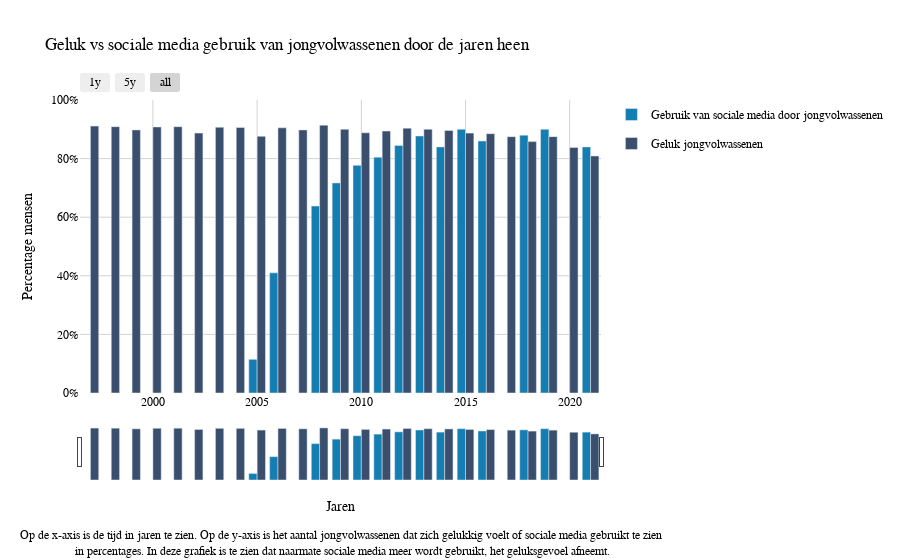

The notebook cell this image was saved under:
### Code cell
data = [
    go.Bar(x = cr['Category'],
          y = cr['18-29'],
          name = 'Gebruik van sociale media door jongvolwassenen',
          legendgroup = 'Gebruik van sociale media door jongvolwassenen',
          marker = dict(color = '#147db1')
          ),
    go.Bar(x = cr['Category'],
          y = cr['Geluk, 18 tot 25 jaar'],
          name = 'Geluk jongvolwassenen',
          legendgroup = 'Geluk jongvolwassenen',
          marker = dict(color = '#3a4f6d')
          )
]

x_layout = go.Layout(title = 'Geluk vs sociale media gebruik van jongvolwassenen door de jaren heen',
                    xaxis = dict(title = 'Jaren', 
                                gridcolor = 'lightgray'
                                ),
                    yaxis = dict(title = 'Percentage mensen', 
                                 tickformat = ',.0%',
                                range = [0, 1],
                                gridcolor = 'lightgray'),
                    font = dict(family = 'Georgia', 
                                color = 'Black'),
                    plot_bgcolor = 'white',
                    paper_bgcolor = 'white' 
                    )

x_figure = go.Figure(data = data, layout = x_layout)

x_figure.update_layout(
    xaxis=dict(
        rangeselector=dict(
            buttons=list([
                dict(count=1,
                     label="1y",
                     step="year",
                     stepmode="backward"),
                dict(count=5,
                     label="5y",
                     step="year",
                     stepmode="backward"),
                dict(step="all")
            ])
        ),
        rangeslider=dict(
            visible=True
        ),
        type="date"
    )
)
    
x_figure.add_annotation(
    xref="paper", yref="paper",
    x=0.5, y=-0.57,
    text="Op de x-axis is de tijd in jaren te zien. Op de y-axis is het aantal jongvolwassenen dat zich gelukkig voelt of sociale media gebruikt te zien<br> in percentages. In deze grafiek is te zien dat naarmate sociale media meer wordt gebruikt, het geluksgevoel afneemt.",
    showarrow=False,
)
    
x_figure.show()

### Figure 1 — Plotly figure (JSON) as saved in the notebook; plotly's stock layout.template omitted (floating-point values rounded to 4 significant figures)
{"data": [{"legendgroup": "Gebruik van sociale media door jongvolwassenen", "marker": {"color": "#147db1"}, "name": "Gebruik van sociale media door jongvolwassenen", "type": "bar", "x": [1997, 1998, 1999, 2000, 2001, 2002, 2003, 2004, 2005, 2006, 2007, 2008, 2009, 2010, 2011, 2012, 2013, 2014, 2015, 2016, 2017, 2018, 2019, 2020, 2021], "y": [null, null, null, null, null, null, null, null, 0.115, 0.41, null, 0.638, 0.717, 0.777, 0.805, 0.845, 0.877, 0.84, 0.9, 0.86, null, 0.88, 0.9, null, 0.84]}, {"legendgroup": "Geluk jongvolwassenen", "marker": {"color": "#3a4f6d"}, "name": "Geluk jongvolwassenen", "type": "bar", "x": [1997, 1998, 1999, 2000, 2001, 2002, 2003, 2004, 2005, 2006, 2007, 2008, 2009, 2010, 2011, 2012, 2013, 2014, 2015, 2016, 2017, 2018, 2019, 2020, 2021], "y": [0.911, 0.909, 0.898, 0.908, 0.909, 0.887, 0.907, 0.906, 0.876, 0.905, 0.898, 0.914, 0.9, 0.888, 0.894, 0.904, 0.9, 0.896, 0.887, 0.885, 0.875, 0.858, 0.875, 0.838, 0.809]}], "layout": {"annotations": [{"showarrow": false, "text": "Op de x-axis is de tijd in jaren te zien. Op de y-axis is het aantal jongvolwassenen dat zich gelukkig voelt of sociale media gebruikt te zien<br> in percentages. In deze grafiek is te zien dat naarmate sociale media meer wordt gebruikt, het geluksgevoel afneemt.", "x": 0.5, "xref": "paper", "y": -0.57, "yref": "paper"}], "font": {"color": "Black", "family": "Georgia"}, "paper_bgcolor": "white", "plot_bgcolor": "white", "title": {"text": "Geluk vs sociale media gebruik van jongvolwassenen door de jaren heen"}, "xaxis": {"gridcolor": "lightgray", "rangeselector": {"buttons": [{"count": 1, "label": "1y", "step": "year", "stepmode": "backward"}, {"count": 5, "label": "5y", "step": "year", "stepmode": "backward"}, {"step": "all"}]}, "rangeslider": {"visible": true}, "title": {"text": "Jaren"}, "type": "date"}, "yaxis": {"gridcolor": "lightgray", "range": [0, 1], "tickformat": ",.0%", "title": {"text": "Percentage mensen"}}}}
